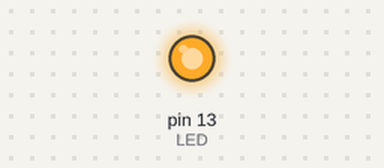
Simulated run of this sketch. Board: Arduino Uno, built with avr-gcc and run on an emulated ATmega328P. Shown: output pins drawn as LEDs (lit = HIGH).

Above: at 0.1 s.
Timing chart, 0 to 1.6 s (numbered marks = the images above):
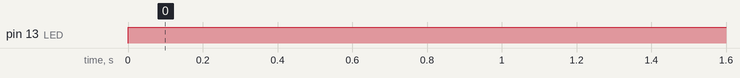

The sketch:

blink.ino
```cpp
#define LED 13

void setup() {
    pinMode(LED, OUTPUT);
}

void loop() {
 // put your main code here, to run repeatedly:
    digitalWrite(LED, HIGH);
    delay(500);
 // digitalWrite(LED, LOW);
    delay(100);
}
```

Measured:
- by itself, pin 13 (LED): LOW → HIGH at 0.00 s
